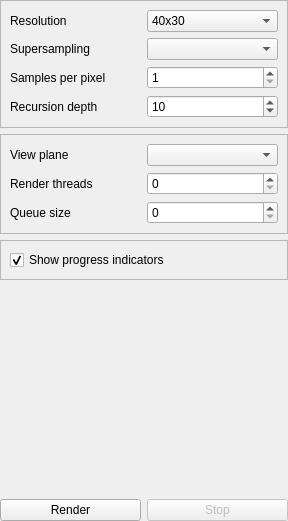
<?xml version="1.0" encoding="UTF-8"?>
<ui version="4.0">
 <class>RenderSettingsWidget</class>
 <widget class="QWidget" name="RenderSettingsWidget">
  <property name="geometry">
   <rect>
    <x>0</x>
    <y>0</y>
    <width>288</width>
    <height>521</height>
   </rect>
  </property>
  <property name="sizePolicy">
   <sizepolicy hsizetype="Fixed" vsizetype="Preferred">
    <horstretch>0</horstretch>
    <verstretch>0</verstretch>
   </sizepolicy>
  </property>
  <property name="windowTitle">
   <string>Form</string>
  </property>
  <layout class="QVBoxLayout" name="verticalLayout">
   <property name="leftMargin">
    <number>0</number>
   </property>
   <property name="topMargin">
    <number>0</number>
   </property>
   <property name="rightMargin">
    <number>0</number>
   </property>
   <property name="bottomMargin">
    <number>0</number>
   </property>
   <item>
    <widget class="QFrame" name="frame">
     <property name="frameShape">
      <enum>QFrame::StyledPanel</enum>
     </property>
     <property name="frameShadow">
      <enum>QFrame::Raised</enum>
     </property>
     <layout class="QGridLayout" name="gridLayout">
      <item row="0" column="0">
       <widget class="QLabel" name="label_4">
        <property name="text">
         <string>Resolution</string>
        </property>
       </widget>
      </item>
      <item row="0" column="1">
       <widget class="QComboBox" name="resolution">
        <property name="currentText">
         <string>640x480</string>
        </property>
        <item>
         <property name="text">
          <string>40x30</string>
         </property>
        </item>
        <item>
         <property name="text">
          <string>160x120</string>
         </property>
        </item>
        <item>
         <property name="text">
          <string>256x192</string>
         </property>
        </item>
        <item>
         <property name="text">
          <string>320x240</string>
         </property>
        </item>
        <item>
         <property name="text">
          <string>384x288</string>
         </property>
        </item>
        <item>
         <property name="text">
          <string>400x300</string>
         </property>
        </item>
        <item>
         <property name="text">
          <string>512x384</string>
         </property>
        </item>
        <item>
         <property name="text">
          <string>640x480</string>
         </property>
        </item>
        <item>
         <property name="text">
          <string>800x600</string>
         </property>
        </item>
        <item>
         <property name="text">
          <string>832x624</string>
         </property>
        </item>
        <item>
         <property name="text">
          <string>960x720</string>
         </property>
        </item>
        <item>
         <property name="text">
          <string>1024x768</string>
         </property>
        </item>
        <item>
         <property name="text">
          <string>1152x864</string>
         </property>
        </item>
        <item>
         <property name="text">
          <string>1280x960</string>
         </property>
        </item>
        <item>
         <property name="text">
          <string>1400x1050</string>
         </property>
        </item>
        <item>
         <property name="text">
          <string>1440x1080</string>
         </property>
        </item>
        <item>
         <property name="text">
          <string>1600x1200</string>
         </property>
        </item>
        <item>
         <property name="text">
          <string>1792x1344</string>
         </property>
        </item>
        <item>
         <property name="text">
          <string>1856x1392</string>
         </property>
        </item>
        <item>
         <property name="text">
          <string>1920x1440</string>
         </property>
        </item>
        <item>
         <property name="text">
          <string>2048x1536</string>
         </property>
        </item>
        <item>
         <property name="text">
          <string>2304x1728</string>
         </property>
        </item>
        <item>
         <property name="text">
          <string>2560x1920</string>
         </property>
        </item>
        <item>
         <property name="text">
          <string>2800x2100</string>
         </property>
        </item>
        <item>
         <property name="text">
          <string>3200x2400</string>
         </property>
        </item>
        <item>
         <property name="text">
          <string>4096x3072</string>
         </property>
        </item>
        <item>
         <property name="text">
          <string>6400x4800</string>
         </property>
        </item>
       </widget>
      </item>
      <item row="2" column="0">
       <widget class="QLabel" name="label">
        <property name="text">
         <string>Supersampling</string>
        </property>
       </widget>
      </item>
      <item row="2" column="1">
       <widget class="QComboBox" name="samplerType"/>
      </item>
      <item row="3" column="0">
       <widget class="QLabel" name="label_2">
        <property name="text">
         <string>Samples per pixel</string>
        </property>
       </widget>
      </item>
      <item row="3" column="1">
       <widget class="QSpinBox" name="samplesPerPixel">
        <property name="minimum">
         <number>1</number>
        </property>
        <property name="maximum">
         <number>1024</number>
        </property>
       </widget>
      </item>
      <item row="4" column="0">
       <widget class="QLabel" name="label_3">
        <property name="text">
         <string>Recursion depth</string>
        </property>
       </widget>
      </item>
      <item row="4" column="1">
       <widget class="QSpinBox" name="maxRecursionDepth">
        <property name="minimum">
         <number>1</number>
        </property>
        <property name="maximum">
         <number>1024</number>
        </property>
        <property name="value">
         <number>10</number>
        </property>
       </widget>
      </item>
     </layout>
    </widget>
   </item>
   <item>
    <widget class="QFrame" name="frame_2">
     <property name="frameShape">
      <enum>QFrame::StyledPanel</enum>
     </property>
     <property name="frameShadow">
      <enum>QFrame::Raised</enum>
     </property>
     <layout class="QGridLayout" name="gridLayout_2">
      <item row="2" column="0">
       <widget class="QLabel" name="label_7">
        <property name="text">
         <string>Queue size</string>
        </property>
       </widget>
      </item>
      <item row="2" column="1">
       <widget class="QSpinBox" name="queueSize">
        <property name="maximum">
         <number>16777216</number>
        </property>
       </widget>
      </item>
      <item row="1" column="0">
       <widget class="QLabel" name="label_6">
        <property name="text">
         <string>Render threads</string>
        </property>
       </widget>
      </item>
      <item row="1" column="1">
       <widget class="QSpinBox" name="renderThreads">
        <property name="maximum">
         <number>1024</number>
        </property>
       </widget>
      </item>
      <item row="0" column="1">
       <widget class="QComboBox" name="viewPlaneType"/>
      </item>
      <item row="0" column="0">
       <widget class="QLabel" name="label_5">
        <property name="text">
         <string>View plane</string>
        </property>
       </widget>
      </item>
     </layout>
    </widget>
   </item>
   <item>
    <widget class="QFrame" name="frame_3">
     <property name="frameShape">
      <enum>QFrame::StyledPanel</enum>
     </property>
     <property name="frameShadow">
      <enum>QFrame::Raised</enum>
     </property>
     <layout class="QGridLayout" name="gridLayout_3">
      <item row="0" column="0">
       <widget class="QCheckBox" name="showProgressIndicators">
        <property name="text">
         <string>Show progress indicators</string>
        </property>
        <property name="checked">
         <bool>true</bool>
        </property>
       </widget>
      </item>
     </layout>
    </widget>
   </item>
   <item>
    <spacer name="verticalSpacer">
     <property name="orientation">
      <enum>Qt::Vertical</enum>
     </property>
     <property name="sizeHint" stdset="0">
      <size>
       <width>20</width>
       <height>225</height>
      </size>
     </property>
    </spacer>
   </item>
   <item>
    <widget class="QLabel" name="timeLabel">
     <property name="text">
      <string/>
     </property>
    </widget>
   </item>
   <item>
    <layout class="QHBoxLayout" name="horizontalLayout">
     <item>
      <widget class="QPushButton" name="renderButton">
       <property name="text">
        <string>Render</string>
       </property>
      </widget>
     </item>
     <item>
      <widget class="QPushButton" name="stopButton">
       <property name="enabled">
        <bool>false</bool>
       </property>
       <property name="text">
        <string>Stop</string>
       </property>
      </widget>
     </item>
    </layout>
   </item>
  </layout>
 </widget>
 <resources/>
 <connections/>
</ui>
